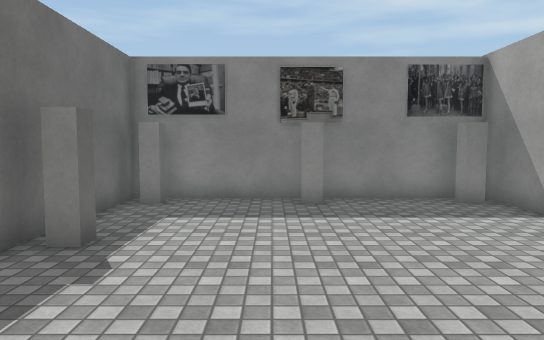
view 1 (above)

12 first-person views from a walk through a 3-D level made in the Unity game engine. The camera is 1.5 m above the floor, tilts 4° down and sees 70° across. The floor is counted in squares, 1 m on a side. Each view is taken from the middle of a square. On the plan, view 1 faces up. The plan holds only what a view shows up to about 17 squares ahead; the rest is blank. The player character is not drawn. Some surface patterns are stand-ins.

view 2
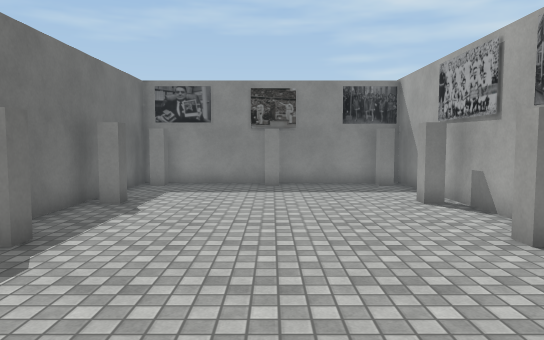

view 3
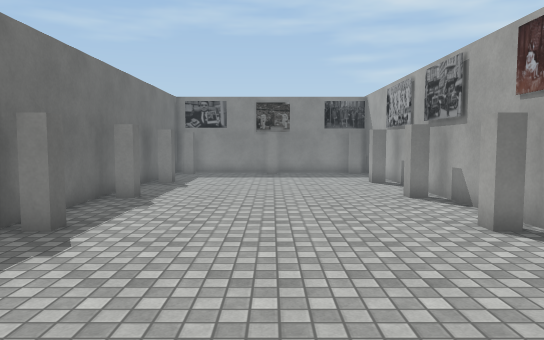

view 4
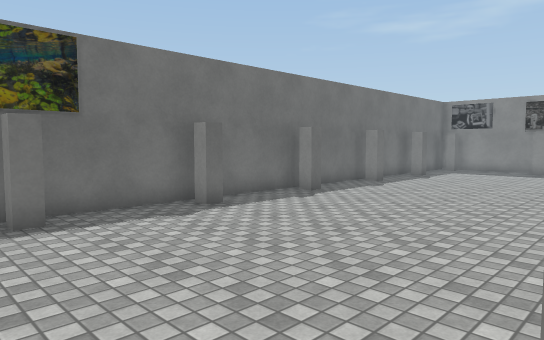

view 5
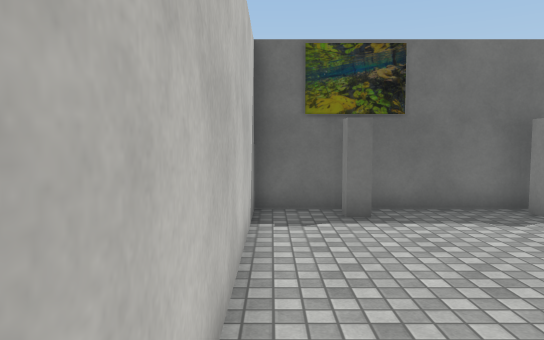

view 6
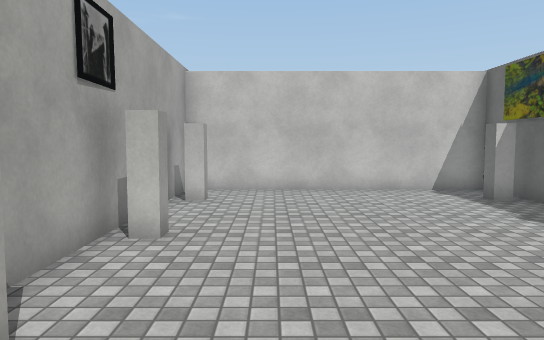

view 7
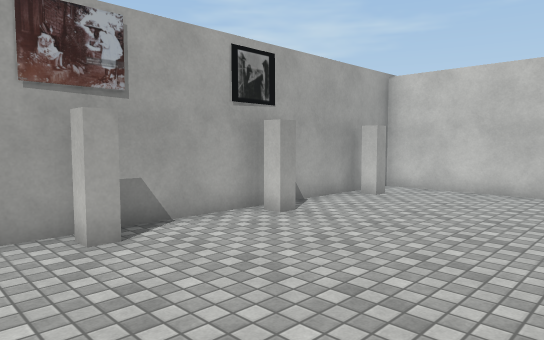

view 8
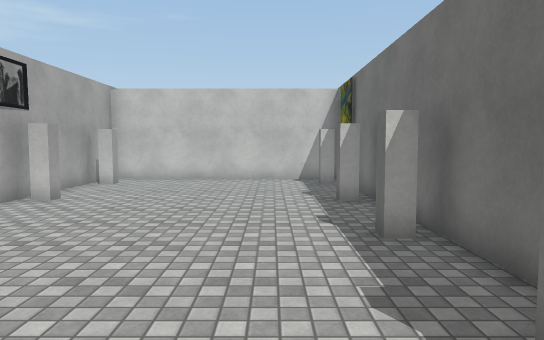

view 9
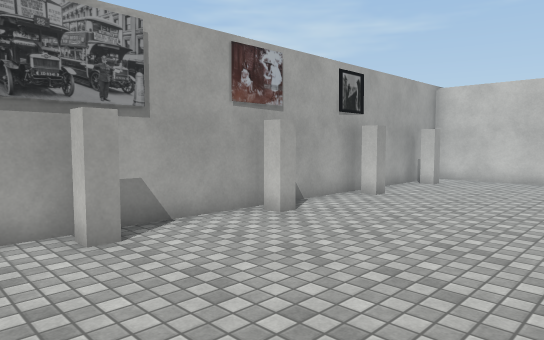

view 10
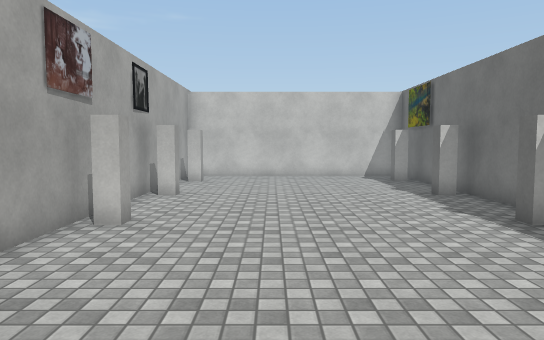

view 11
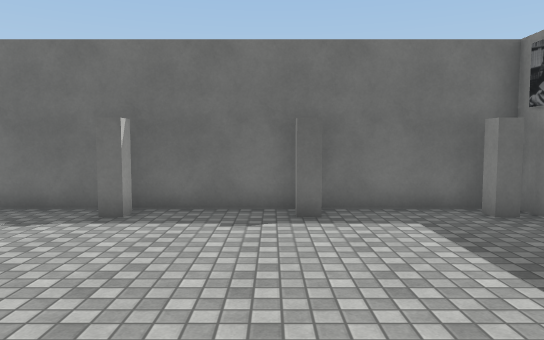

view 12
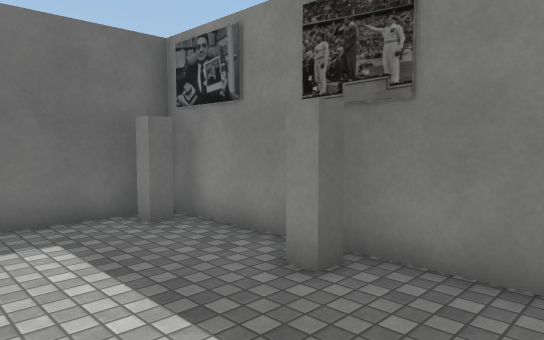

### Floor plan
Points are (right, up) in squares from view 1. A wall is a line through its corners. A room is listed if a view was taken in it or the views show most of it. See-through windows are left out.
Room 1 (views 1, 2, 3, 4, 5, 6, 7, 8, 9, 10, 11, 12)
walls: (-3.4, -2) (-2.7, -2) (-2.7, -2.5) (-3.2, -2.5); (5.4, -2.5) (4.7, -2.5) (4.7, -2) (5.2, -2); (5.4, 1.5) (4.7, 1.5) (4.7, 2) (5.2, 2); (-3.2, 2) (-2.7, 2) (-2.7, 1.5) (-3.2, 1.5); (-3.4, -6) (-2.7, -6) (-2.7, -6.5) (-3.2, -6.5); (4.7, -6.6) (4.7, -6) (5.2, -6); (5.4, 5.5) (4.7, 5.5) (4.7, 6); (-2.7, 6.1) (-2.7, 5.5) (-3.2, 5.5); (-3.4, -10) (-2.7, -10) (-2.7, -10.5) (-3.2, -10.5); (4.7, -10.6) (4.7, -10) (5.2, -10); (1.3, 10.1) (1.3, 9.5) (0.8, 9.5) (0.8, 10); (5.4, 9.5) (4.7, 9.5) (4.7, 10); (-2.7, 10.1) (-2.7, 9.5) (-3.2, 9.5); (5.7, -12.4) (5.7, 10.5) (-3.8, 10.5) (-3.8, -12.4) (5.7, -12.4)

Positions as (right, up) in squares from view 1, and headings:
1: (0, 0), facing up
2: (1, -4), facing up
3: (1, -9), facing up
4: (5, -12), facing up-left
5: (5, -12), facing left
6: (3, 0), facing down
7: (-1, 0), facing down-right
8: (-1, 4), facing down
9: (-1, 4), facing down-right
10: (2, 5), facing down
11: (5, 5), facing left
12: (4, 6), facing up-left
